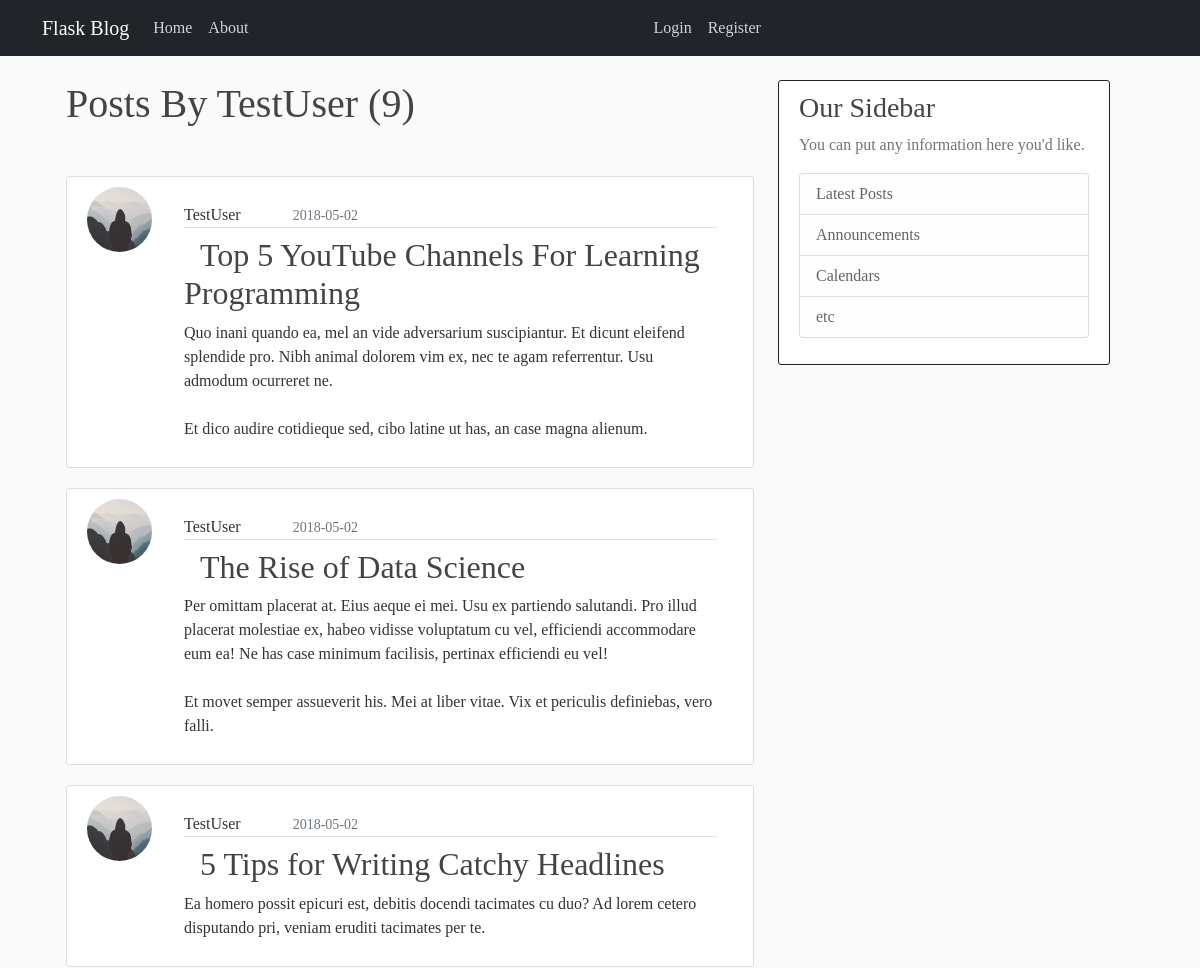
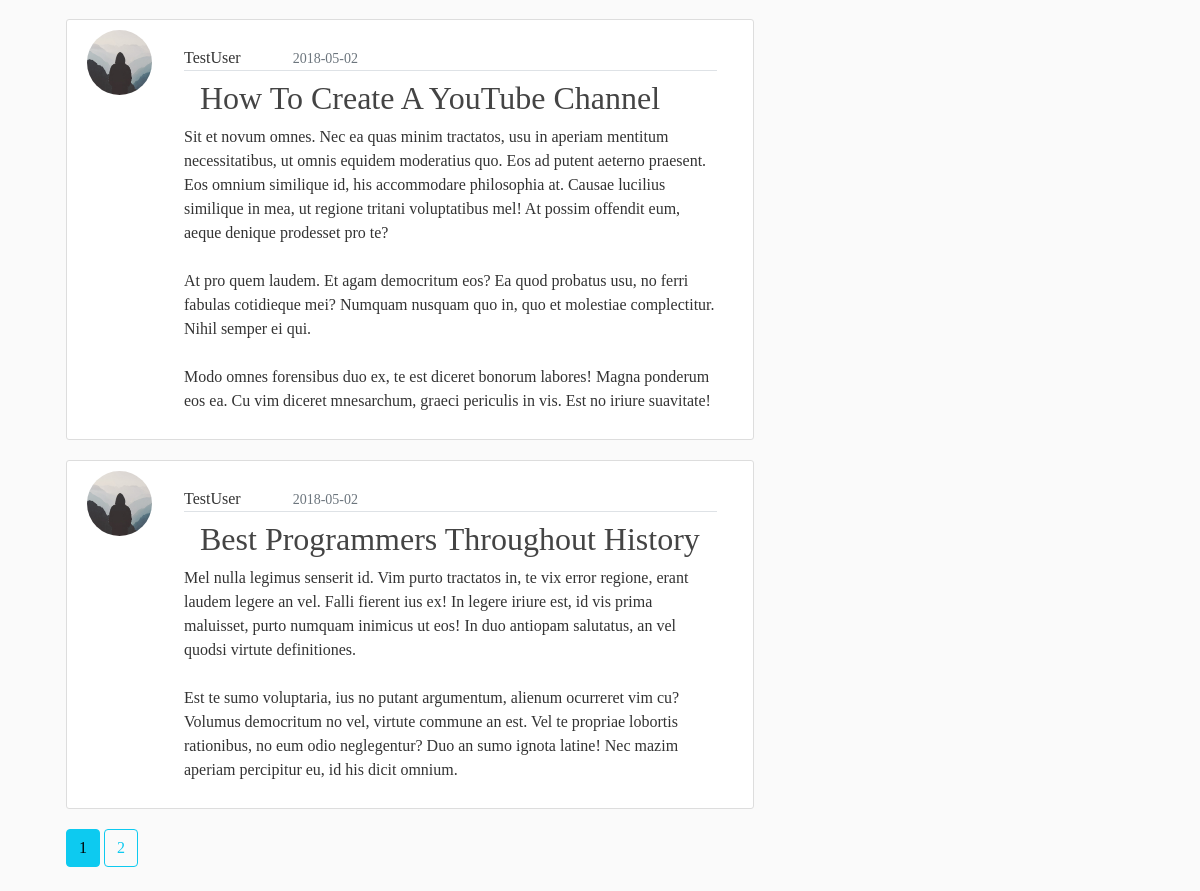
Page /user/TestUser on the committed database (2 pictures, top to bottom).
### flaskblog/models.py (models this page shows, shortened)
class User(db.Model, UserMixin):
    id = db.Column(db.Integer, primary_key=True)
    username = db.Column(db.String(20), unique=True, nullable=False)
    email = db.Column(db.String(120), unique=True, nullable=False)
    image_file = db.Column(db.String(20), nullable=False, default='default.jpg')
    password = db.Column(db.String(60), nullable=False)
    posts = db.relationship('Post', backref='author', lazy=True)

class Post(db.Model):
    id = db.Column(db.Integer, primary_key=True)
    title = db.Column(db.String(100), nullable=False)
    date_posted = db.Column(db.DateTime, nullable=False, default=datetime.utcnow)
    content = db.Column(db.Text, nullable=False)
    user_id = db.Column(db.Integer, db.ForeignKey('user.id'), nullable=False)

### flaskblog/users/routes.py (the view)
@users.route('/user/<string:username>')
def user_post(username):
    page = request.args.get('page', 1, type=int)
    user = User.query.filter_by(username=username).first_or_404()
    posts = Post.query.filter_by(author=user) \
        .order_by(Post.date_posted.desc()) \
        .paginate(page=page, per_page=5)
    return render_template("users.html", title="Users", posts=posts, user=user)

### flaskblog/templates/users.html
{% extends "layout.html" %}
{% block content %}
	<h1 class="text-capitalize mb-5 ">Posts By {{ user.username }} ({{ posts.total }}) </h1>
	{% for post in posts.items %}
		<article class="card content-section">
			<div class="d-flex">
				<img class="rounded-circle article-img" src="/static/profile/{{ post.author.image_file }}">
				<div class="card-body">
					<div class="card-title border-bottom">
						<span class="mr-2 text-capitalize">{{ post.author.username }}</span>
						<small class="text-muted mx-5">{{ post.date_posted.strftime('%Y-%m-%d') }}</small>
					</div>
					<h2><a class="card-body article-title "
					       href="{{ url_for('posts.post', post_id =post.id) }}">{{ post.title }}</a></h2>
					<p class="card-text article-content">{{ post.content }}</p>
				</div>
			</div>
		</article>
	{% endfor %}
	{% for num in posts.iter_pages(left_edge=1,right_edge=1,left_current = 1,right_current = 2) %}
		{% if num %}
			{% if posts.page ==  num %}
				<a class="btn btn-info mb-4" href="{{ url_for('users.user_post',username= user.username ,page=num) }}">{{ num }}</a>
			{% else %}
				<a class="btn btn-outline-info mb-4" href="{{ url_for('users.user_post',username= user.username,page=num) }}">{{ num }}</a>
			{% endif %}
		{% else %}
			...
		{% endif %}
	{% endfor %}
{% endblock %}

### flaskblog/templates/layout.html (shortened to what this page needs)
<!DOCTYPE html>
<html lang="en" xmlns="http://www.w3.org/1999/html">
<head>
	<link href="https://cdn.jsdelivr.net/npm/bootstrap@5.0.2/dist/css/bootstrap.min.css" rel="stylesheet"
>
	 <link rel="stylesheet" type="text/css" href="{{ url_for('static', filename='main.css') }}">
</head>
<body>
<header class="site-header">
	<nav class="navbar navbar-expand-md navbar-dark bg-dark fixed-top">
		<div class="container">
			<a class="navbar-brand mr-4 " href="/">Flask Blog</a>
			<div class="collapse navbar-collapse" id="navbarToggle">
				<div class="navbar-nav ">
					<a class="nav-item nav-link" href="{{ url_for('main.home') }}">Home</a>
					<a class="nav-item nav-link" href="{{ url_for('main.about') }}">About</a>
				</div>
				<div class="navbar-nav m-auto">
					{% if current_user.is_authenticated %}
						<a class="nav-item nav-link" href="{{ url_for('posts.new_post') }}">New Post</a>
						<a class="nav-item nav-link" href="{{ url_for('users.account') }}">Account</a>
						<a class="nav-item nav-link" href="{{ url_for('users.logout') }}">Logout</a>
					{% else %}
						<a class="nav-item nav-link" href="{{ url_for('users.login') }}">Login</a>
						<a class="nav-item nav-link " href="{{ url_for('users.register') }}">Register</a>
					{% endif %}
				</div>
			</div>
		</div>
	</nav>
</header>
<main class="container">
	<div class="row container">
		<div class="col-md-8">
			{% block content %}{% endblock %}
		</div>
		<div class="col-md-4">
			<div class="content-section border-dark">
				<h3>Our Sidebar</h3>
				<p class='text-muted'>You can put any information here you'd like.
				<ul class="list-group border-dark">
					<li class="list-group-item list-group-item-light ">Latest Posts</li>
					<li class="list-group-item list-group-item-light">Announcements</li>
					<li class="list-group-item list-group-item-light">Calendars</li>
					<li class="list-group-item list-group-item-light">etc</li>
				</ul>
				</p>
			</div>
		</div>
	</div>
</main>
</body>
</html>

### flaskblog/static/main.css (style rules this page uses)
body { font-family: "Comic Sans MS", serif; background: #fafafa; color: #333333; margin-top: 5rem; }
a { text-decoration-line: none; }
h1, h2, h3, h4, h5, h6 { color: #444444; }
.site-header .navbar-nav .nav-link { color: #cbd5db; }
.content-section { background: #ffffff; padding: 10px 20px; border: 1px solid #dddddd; border-radius: 3px; margin-bottom: 20px; }
.article-title { color: #444444; }
.article-content { white-space: pre-line; }
.article-img { height: 65px; width: 65px; margin-right: 16px; }

### rows in the picture
User: username "TestUser"
Post: author.image_file (placeholder picture), author.username "TestUser", date_posted "2018-05-02", title "Top 5 YouTube Channels For Learning Programming", content "Quo inani quando ea, mel an vide adversarium suscipiantur. Et dicunt eleifend splendide pro. Nibh animal dolorem vim ex, nec te agam referrentur. Usu admodum ocurreret ne. Et dico audire cotidieque sed, cibo latine ut has, an case magna alienum."
Post: author.image_file (placeholder picture), author.username "TestUser", date_posted "2018-05-02", title "The Rise of Data Science", content "Per omittam placerat at. Eius aeque ei mei. Usu ex partiendo salutandi. Pro illud placerat molestiae ex, habeo vidisse voluptatum cu vel, efficiendi accommodare eum ea! Ne has case minimum facilisis, pertinax efficiendi eu vel! Et movet semper assueverit his. Mei at liber vitae. Vix et periculis definiebas, vero falli."
Post: author.image_file (placeholder picture), author.username "TestUser", date_posted "2018-05-02", title "5 Tips for Writing Catchy Headlines", content "Ea homero possit epicuri est, debitis docendi tacimates cu duo? Ad lorem cetero disputando pri, veniam eruditi tacimates per te."
Post: author.image_file (placeholder picture), author.username "TestUser", date_posted "2018-05-02", title "How To Create A YouTube Channel", content "Sit et novum omnes. Nec ea quas minim tractatos, usu in aperiam mentitum necessitatibus, ut omnis equidem moderatius quo. Eos ad putent aeterno praesent. Eos omnium similique id, his accommodare philosophia at. Causae lucilius similique in mea, ut regione tritani voluptatibus mel! At possim offendit eum, aeque denique prodesset pro te? At pro quem laudem. Et agam democritum eos? Ea quod probatus usu, no ferri fabulas cotidieque mei? Numquam nusquam quo in, quo et molestiae complectitur. Nihil semper ei qui. Modo omnes forensibus duo ex, te est diceret bonorum labores! Magna ponderum eos ea. Cu vim diceret mnesarchum, graeci periculis in vis. Est no iriure suavitate!"
Post: author.image_file (placeholder picture), author.username "TestUser", date_posted "2018-05-02", title "Best Programmers Throughout History", content "Mel nulla legimus senserit id. Vim purto tractatos in, te vix error regione, erant laudem legere an vel. Falli fierent ius ex! In legere iriure est, id vis prima maluisset, purto numquam inimicus ut eos! In duo antiopam salutatus, an vel quodsi virtute definitiones. Est te sumo voluptaria, ius no putant argumentum, alienum ocurreret vim cu? Volumus democritum no vel, virtute commune an est. Vel te propriae lobortis rationibus, no eum odio neglegentur? Duo an sumo ignota latine! Nec mazim aperiam percipitur eu, id his dicit omnium."

### other values in the picture
{{ posts.total }} "9"
{{ num }} "1"
{{ num }} "2"
